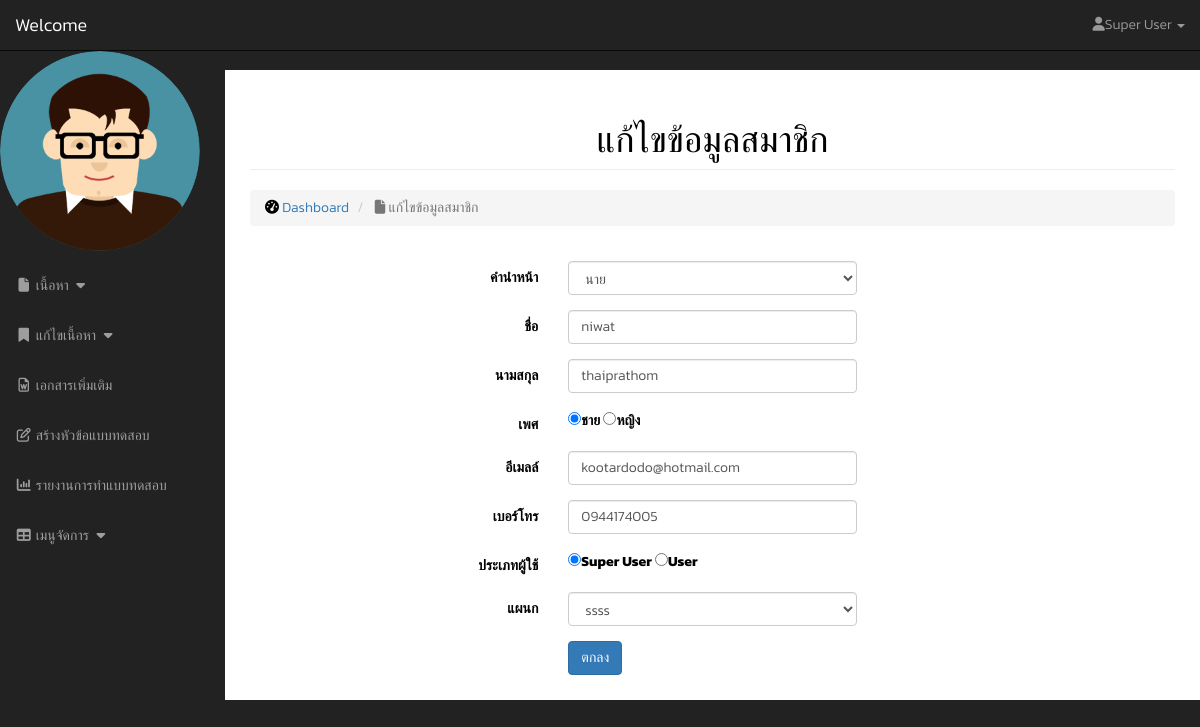
Page /editdata.php?id=367 (signed in) on the committed database.
### tables this page shows
CREATE TABLE `stwUser` (
  `stwUser_id` int(10) unsigned NOT NULL AUTO_INCREMENT,
  `stwUsername` varchar(150) NOT NULL,
  `stwPassword` varchar(150) NOT NULL,
  `stwFirstname` varchar(150) NOT NULL,
  `stwLastname` varchar(150) NOT NULL,
  `stwEmail` varchar(254) NOT NULL,
  `stwTel` varchar(10) NOT NULL,
  `stwGender` tinyint(1) unsigned NOT NULL,
  `stwDept_id` int(11) unsigned NOT NULL,
  `stwStatus_id` int(11) unsigned NOT NULL,
  `stwPrefix_id` int(11) unsigned NOT NULL,
  `stwCreated_date` datetime NOT NULL,
  `stwProfileurl` varchar(250) DEFAULT 'Images/avatar.png	',
  `stwEdit_date` datetime DEFAULT NULL,
  PRIMARY KEY (`stwUser_id`)
);

### editdata.php (the view, shortened to what this page needs)
    <head>
        <?php include("head/head.php");
        ?>
    </head>
        <body>
            <div id="wrapper">
                <?php include("menu/menubar.php"); ?>
        <div id="page-wrapper">
            <div class="container-fluid">
                <div class="row">
                    <div class="col-md-12">
                       <center> <h1 class="page-header">
                            แก้ไขข้อมูลสมาชิก</h1> </center>
                        <ol class="breadcrumb">
                            <li>
                                <i class="fa fa-dashboard"></i>  <a href="index.html">Dashboard</a>
                            </li>
                            <li class="active">
                                <i class="fa fa-file"></i> แก้ไขข้อมูลสมาชิก
                            </li>
                        </ol>
    <?php
    if(isset($_GET["id"])){
    include("connect.php");
    $sql = "SELECT * FROM stwUser
                        WHERE stwUser_id = '".$_GET["id"]."' ";
    $query = mysqli_query($conn,$sql);
    $result=mysqli_fetch_array($query,MYSQLI_ASSOC);
    }
    $Dep = $result['stwDept_id'];
    ?>
<form class="form-horizontal" id="edit_user_form"
onsubmit="return edit_user_form();">
          <div class="form-group">
                <label class="col-md-4 control-label" for="selectbasic">คำนำหน้า</label>
                    <div class="col-md-4">
                    <select  name="stwPrefix_id" class="form-control input-md">
                <option value="1" <?php if($result['stwPrefix_id'] == '1'){echo "selected='selected'";} ?> >นาย </option>
                </select>
                </div>
            </div>
            <div class="form-group">
                    <label class="col-md-4 control-label" for="fn">ชื่อ</label>
                <div class="col-md-4">
                    <input name="stwFirstname" type="text" placeholder="Firstname" class="form-control input-md" required="" value="<?php echo $result['stwFirstname']; ?>">
                </div>
            </div>
            <div class="form-group">
                    <label class="col-md-4 control-label" for="fn">นามสกุล</label>
                <div class="col-md-4">
                    <input  name="stwLastname" type="text" placeholder="Lastname" class="form-control input-md" required="" value="<?php echo $result["stwLastname"]; ?>">
                </div>
            </div>
            <div class="form-group">
              <label class="col-md-4 control-label" for="fn">เพศ</label>
              <div class="col-md-4">
  <label><input type="radio" required="" name="stwGender" value="1" <?php if($result['stwGender'] == '1'){echo "checked='checked'";} ?>>ชาย</label>
  <label><input type="radio"  required ="" name="stwGender" value="2" <?php if($result['stwGender'] == '2'){echo "checked='checked'";} ?>>หญิง</label>
</div>
</div>
            <div class="form-group">
                    <label class="col-md-4 control-label" for="fn">อีเมลล์</label>
                <div class="col-md-4">
                    <input  name="stwEmail" type="email" placeholder="Email" class="form-control input-md" required=""  value="<?php echo $result["stwEmail"]; ?>"
                    id="Email">
                </div>
            </div>
            <div class="form-group">
                    <label class="col-md-4 control-label" for="fn">เบอร์โทร</label>
                <div class="col-md-4">
                    <input name="stwTel" type="text" placeholder="Tel" class="form-control input-md" required="" value="<?php echo $result['stwTel']; ?>" pattern="([0-9])+(?:-?\d){9,}" title="กรุณากรอกตัวเลข 10 ตัว">
                </div>
            </div>
           <div class="form-group">
              <label class="col-md-4 control-label" for="fn">ประเภทผู้ใช้</label>
              <div class="col-md-4">
  <label><input type="radio" required="" name="stwStatus_id" value="2" <?php if($result['stwStatus_id'] == '2'){echo "checked='checked'";} ?>>Super User</label>
  <label><input type="radio" required="" name="stwStatus_id" value="3"<?php if($result['stwStatus_id'] == '3'){echo "checked='checked'";} ?>>User</label>
</div>
</div>
            <div class="form-group">
                <label class="col-md-4 control-label" for="selectbasic">แผนก</label>
                    <div class="col-md-4">
                    <select  name="stwDept_id" class="form-control input-md" required="">
                      <?php
            $sql = "SELECT * FROM `stwDepartment` ";
            $result = mysqli_query($conn, $sql);
        while($row=mysqli_fetch_array($result,MYSQLI_ASSOC))
        {
          if ($Dep ==$row['stwDept_id']) {
              $sel= "selected";
          }else {
              $sel = "";
          }
          ?>
        <option value="<?php echo $row['stwDept_id'];?>" <?php echo $sel; ?>><?php echo $row['stwDept_name']; ?> </option>
        <?php }?>
                    </select>
                </div>
            </div>
            <div class="form-group">
                <label class="col-md-4 control-label" for="submit"></label>
                <div class="col-md-4">
            <button id="btnSubmit" name="submit" class="btn btn-primary" >ตกลง</button>
                </div>
            </div>
</form>
                    </div>
                </div>
            </div>
        </div>
    </div>
</body>
</html>

### css/sb-admin.css (style rules this page uses)
* { box-sizing: border-box; margin: 0; padding: 0; font-weight: 300; }
body { font-family: 'Kanit', sans-serif; color: black; font-weight: 300; }
body { margin-top: 100px; background-color: #222; }
@media (min-width:768px) { body { margin-top: 50px; } }
#wrapper { padding-left: 0; }
#page-wrapper { width: 100%; padding: 0; background-color: #fff; }
@media (min-width:768px) { #wrapper { padding-left: 225px; } }
@media (min-width:768px) { #page-wrapper { padding: 10px; } }

### rows in the picture
stwuser: stwPrefix_id "นาย", stwFirstname "niwat", stwLastname "thaiprathom", stwGender "☑ ชาย", stwGender "☐ หญิง", stwEmail "kootardodo@hotmail.com", stwTel "0944174005", stwStatus_id "☑ Super User", stwStatus_id "☐ User"

### other values in the picture
$C "Super User"
form field stwDept_id "ssss"
